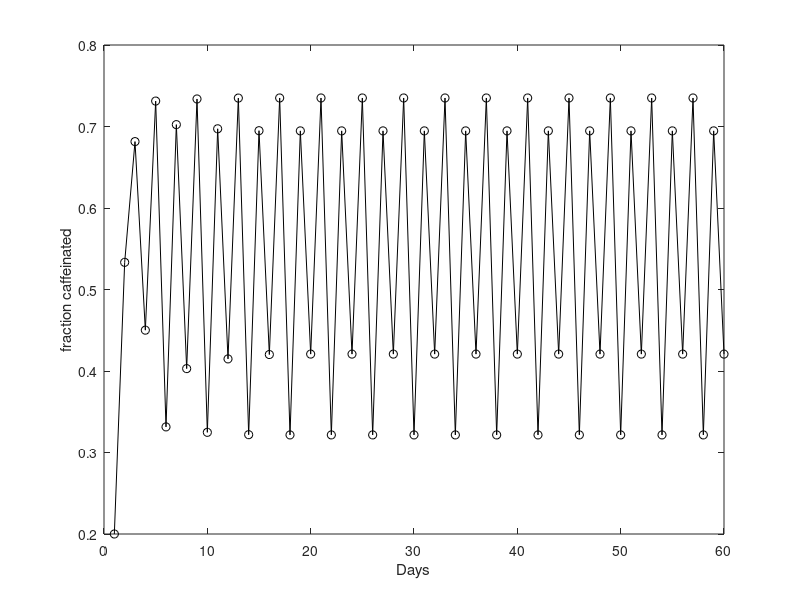

Here is the MATLAB script that generated this plot:
% How much caffeine is there in the jar?

% n - number of days
% x - fraction of caffeinated 

%r= 0.1 %r1
r=2.5
K =0.6 %K

%(1,:) = [0 0.1 0.3 0.5 0.7];%initial conditions

%y = x(n) + r(1-x(n)/K)x(n)
nMax = 60; % max number of days to simulate

x = zeros(1,nMax); % number of rabbits
x(1) = 0.2; % initial condition1
%x(1) = 2; % initial condition 2

for n=2:nMax
    
    x(n) = x(n-1) + r*(1-x(n-1)/K)*x(n-1);
  
    
end % finished loop through days

% THE MODEL ^
% ------------------------------------------
% THE BEHAVIOR / THE OUTPUT ? 

figure(1); 
plot(x,'-ok');
ylabel('fraction caffeinated')
xlabel('Days')